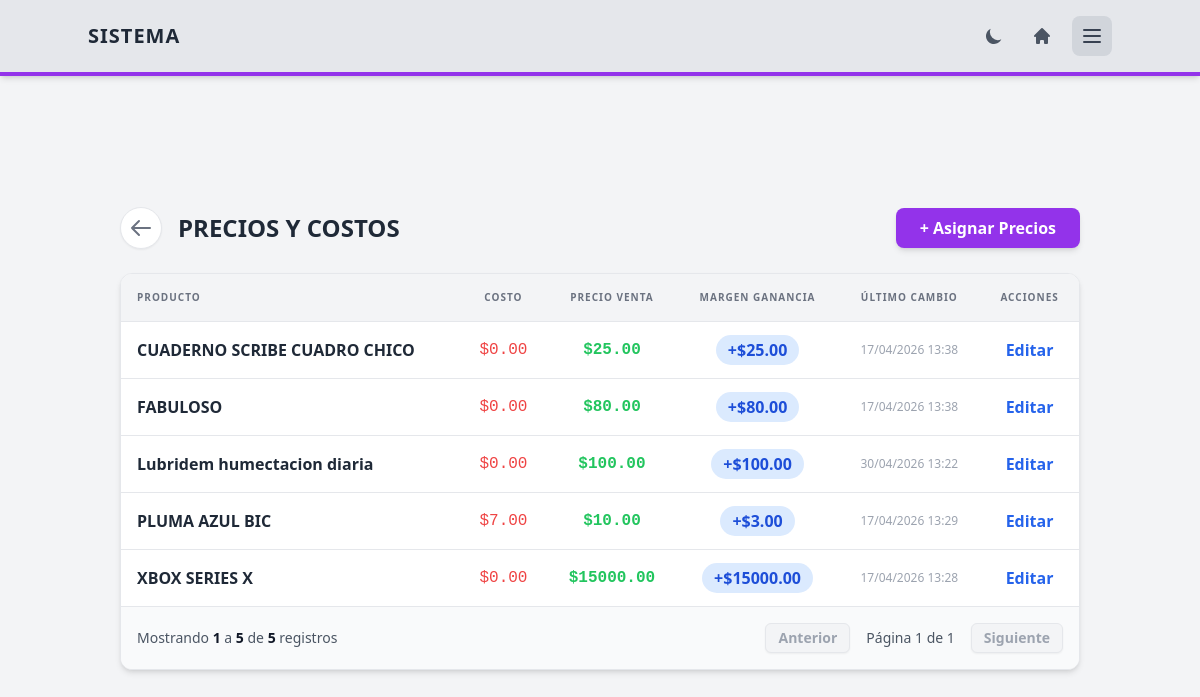
Page /inventario/precios/ (signed in) on the committed database.
### inventario/models.py (models this page shows, shortened)
class PrecioProducto(models.Model):
    producto = models.OneToOneField(Producto, on_delete=models.CASCADE, related_name='precios')
    costo = models.DecimalField(max_digits=10, decimal_places=2)
    precio = models.DecimalField(max_digits=10, decimal_places=2)
    margen_ganancia = models.DecimalField(max_digits=10, decimal_places=2, editable=False)
    fecha_ultimo_cambio = models.DateTimeField(auto_now=True)

class Producto(models.Model):
    codigo_barras = models.CharField(max_length=50, unique=True)
    nombre = models.CharField(max_length=200)
    categoria = models.ForeignKey(Categoria, on_delete=models.SET_NULL, null=True, related_name='productos')
    stock = models.IntegerField(default=0)

### inventario/views/precios.py (the view)
# urls.py: path('precios/', views.lista_precios, name='lista_precios'),
@login_required
@permission_required('configuraciones.acceder_inventario', login_url='portal_principal')
def lista_precios(request):
    precios_list = PrecioProducto.objects.all().select_related('producto').order_by('producto__nombre')
    per_page = request.GET.get('per_page', 10)
    paginator = Paginator(precios_list, per_page)
    page_number = request.GET.get('page')
    page_obj = paginator.get_page(page_number)
    return render(request, 'inventario/precios/lista.html', {
        **get_config_context('Gestión de Precios', 'border-purple-600'),
        'page_obj': page_obj,
        'per_page': per_page,
    })

### core/utils.py (called while the page is built)
def get_config_context(nav_title, accent_color, nav_items=None):
    if nav_items is None:
        nav_items = [
            {'label': 'Ventas', 'url': reverse('dashboard'), 'hover_color': 'text-yellow-600', 'hover_color_dark': 'text-yellow-500'},
            {'label': 'Inventario', 'url': reverse('inventario_dashboard'), 'hover_color': 'text-yellow-600', 'hover_color_dark': 'text-yellow-500'},
            {'label': 'Configuración', 'url': reverse('config_dashboard'), 'hover_color': 'text-yellow-600', 'hover_color_dark': 'text-yellow-500'},
        ]
    return {
        'nav_title': nav_title,
        'accent_color': accent_color,
        'nav_items': nav_items,
        'htmx_enabled': True
    }

### inventario/templates/inventario/precios/lista.html
{% extends "base/base.html" %}
{% block content %}
<div class="flex flex-col sm:flex-row justify-between items-center mb-6 gap-4">
    <div class="flex items-center gap-4">
        <a href="{% url 'inventario_dashboard' %}" class="p-2 bg-white dark:bg-gray-800 rounded-full shadow-sm border border-gray-200 dark:border-gray-700 text-gray-500">
            <svg xmlns="http://www.w3.org/2000/svg" class="h-6 w-6" fill="none" viewBox="0 0 24 24" stroke="currentColor">
                <path stroke-linecap="round" stroke-linejoin="round" stroke-width="2" d="M10 19l-7-7m0 0l7-7m-7 7h18" />
            </svg>
        </a>
        <h2 class="text-2xl font-bold uppercase">Precios y Costos</h2>
    </div>
    <button hx-get="{% url 'nuevo_precio' %}" hx-target="#modal-content" class="bg-purple-600 text-white font-bold py-2 px-6 rounded-lg shadow-md">+ Asignar Precios</button>
</div>
<div class="bg-white dark:bg-gray-800 rounded-xl shadow-md overflow-hidden border border-gray-200 dark:border-gray-700">
    <div class="overflow-x-auto">
        <table class="w-full text-left">
            <thead>
                <tr class="bg-gray-100 dark:bg-gray-700 text-gray-500 uppercase text-[10px] tracking-widest border-b dark:border-gray-600">
                    <th class="p-4">Producto</th>
                    <th class="p-4 text-center">Costo</th>
                    <th class="p-4 text-center">Precio Venta</th>
                    <th class="p-4 text-center">Margen Ganancia</th>
                    <th class="p-4 text-center">Último Cambio</th>
                    <th class="p-4 text-center">Acciones</th>
                </tr>
            </thead>
            <tbody class="divide-y divide-gray-200 dark:divide-gray-700">
                {% for p in page_obj %}
                <tr class="hover:bg-gray-50 dark:hover:bg-gray-700/50 transition-colors">
                    <td class="p-4 font-bold text-gray-800 dark:text-gray-200">{{ p.producto.nombre }}</td>
                    <td class="p-4 text-center font-mono text-red-500">${{ p.costo }}</td>
                    <td class="p-4 text-center font-mono text-green-500 font-bold">${{ p.precio }}</td>
                    <td class="p-4 text-center">
                        <span class="bg-blue-100 dark:bg-blue-900/30 text-blue-700 dark:text-blue-300 px-3 py-1 rounded-full font-bold">
                            +${{ p.margen_ganancia }}
                        </span>
                    </td>
                    <td class="p-4 text-center text-xs text-gray-400">
                        {{ p.fecha_ultimo_cambio|date:"d/m/Y H:i" }}
                    </td>
                    <td class="p-4 text-center">
                        <button hx-get="{% url 'editar_precio' p.id %}" hx-target="#modal-content" class="text-blue-600 font-bold">Editar</button>
                    </td>
                </tr>
                {% endfor %}
            </tbody>
        </table>
    </div>
    {% include "base/pagination.html" %}
</div>
{% endblock %}

### rows in the picture
PrecioProducto: producto.nombre "CUADERNO SCRIBE CUADRO CHICO", costo "0.00", precio "25.00", margen_ganancia "25.00", fecha_ultimo_cambio "17/04/2026 13:38"
PrecioProducto: producto.nombre "FABULOSO", costo "0.00", precio "80.00", margen_ganancia "80.00", fecha_ultimo_cambio "17/04/2026 13:38"
PrecioProducto: producto.nombre "Lubridem humectacion diaria", costo "0.00", precio "100.00", margen_ganancia "100.00", fecha_ultimo_cambio "30/04/2026 13:22"
PrecioProducto: producto.nombre "PLUMA AZUL BIC", costo "7.00", precio "10.00", margen_ganancia "3.00", fecha_ultimo_cambio "17/04/2026 13:29"
PrecioProducto: producto.nombre "XBOX SERIES X", costo "0.00", precio "15000.00", margen_ganancia "15000.00", fecha_ultimo_cambio "17/04/2026 13:28"

### other values in the picture
{{ page_obj.start_index|default:0 }} "1"
{{ page_obj.end_index|default:0 }} "5"
{{ page_obj.paginator.count }} "5"
{{ page_obj.number }} "1"
{{ page_obj.paginator.num_pages }} "1"
